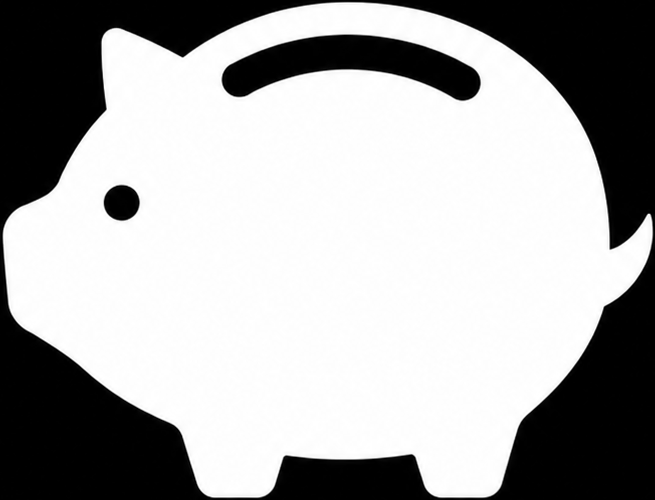
#> input picture assets/penny-pig.png, 655 x 500 px
$ python build_worker.py
#> lines starting #> are read from the running program, lines starting #| are printed output that depends on the picture
import base64,io,json,hashlib
from PIL import Image,ImageDraw,ImageOps,ImageFilter,ImageChops
def lerp(a,b,t):return tuple(int(round(a[i]+(b[i]-a[i])*t)) for i in range(3))
def vgrad(w,h,top,bot):
    g=Image.linear_gradient('L').resize((w,h),Image.BICUBIC)           # black (top) -> white (bottom)
    return ImageOps.colorize(g,black=top,white=bot)
def icon(sz):
    # Penny's logo: the white piggy bank (assets/penny-pig.png, cut from the supplied artwork) centred on solid black.
    # Supersampled so the edges stay clean at every size; the phone applies its own rounded corners.
#> called with sz = 180
    S=4;W=sz*S
    img=Image.new('RGB',(W,W),(0,0,0))
#> img: PIL image 720x720 RGB; every value is 0
    pig=Image.open('assets/penny-pig.png').convert('L')
#> pig is the input picture: PIL image 655x500 L; min 0, max 255, mean 167.4
    w=int(W*0.568);h=int(w*pig.height/pig.width)
#> after `h = int(w * pig.height / pig.width)`: h = 311
    pig=pig.resize((w,h),Image.LANCZOS)
#> pig: PIL image 408x311 L
    img.paste((255,255,255),((W-w)//2,(W-h)//2),pig)
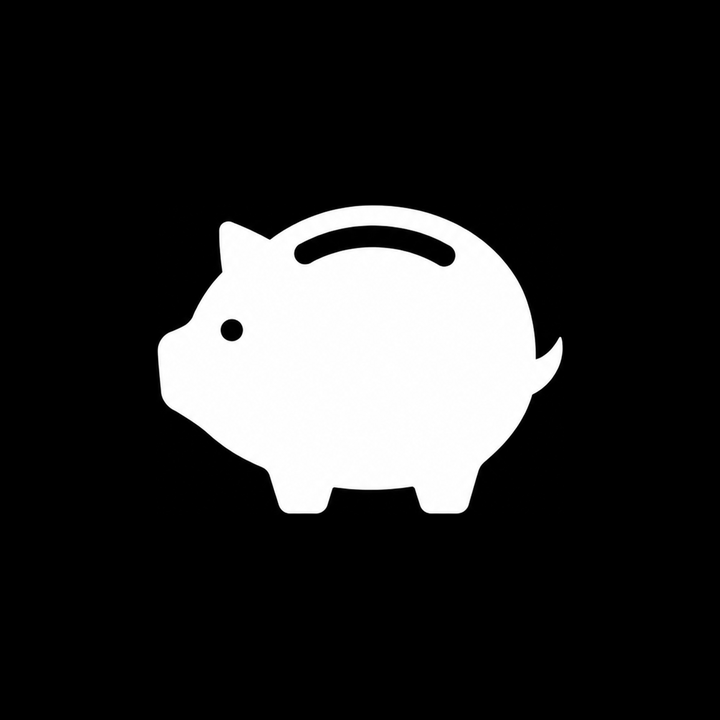
#> img: PIL image 720x720 RGB; min 0, max 255, mean 41
    return img.resize((sz,sz),Image.LANCZOS)
def b64(im):
    b=io.BytesIO();im.save(b,'PNG');return base64.b64encode(b.getvalue()).decode()
i180,i512=b64(icon(180)),b64(icon(512))
#> in icon (call 2), `img=Image.new('RGB',(W,W),(0,0,0))`: img: PIL image 2048x2048 RGB; every value is 0
IV=hashlib.sha1(i180.encode()).hexdigest()[:6]  # icons are cached for a week: a fresh URL makes phones fetch a changed logo
#> IV = '8fc175'
#> (the run stopped early here; a loop or call above may not have finished)
